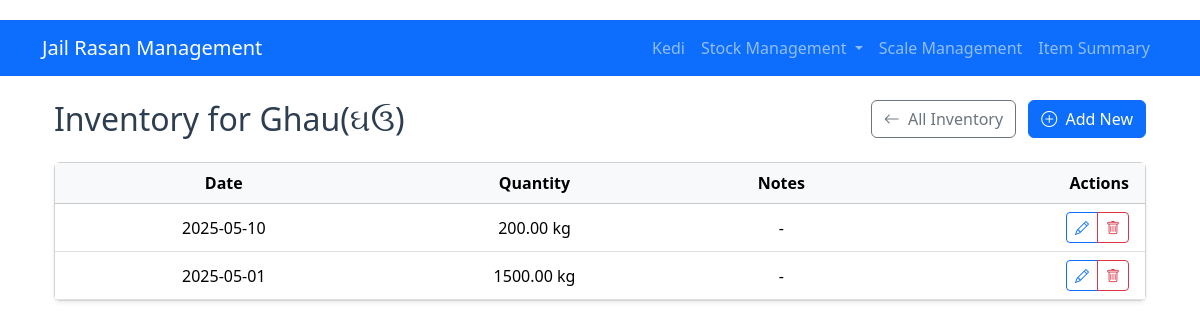
Page /stock_inventory/item/1 on the committed database.
### models.py (models this page shows, shortened)
class StockItem(db.Model):
    id = db.Column(db.Integer, primary_key=True)
    item_name = db.Column(db.String(100), nullable=False)
    description = db.Column(db.Text)
    unit = db.Column(db.String(20), nullable=False)  # kg, g, l, ml, etc.
    created_at = db.Column(db.DateTime, default=datetime.utcnow)

class StockInventory(db.Model):
    id = db.Column(db.Integer, primary_key=True)
    stock_item_id = db.Column(db.Integer, db.ForeignKey('stock_item.id'), nullable=False)
    quantity = db.Column(db.Float, nullable=False)
    date = db.Column(db.Date, nullable=False)
    notes = db.Column(db.Text)
    stock_item = db.relationship('StockItem', backref='inventory')

### app.py (the view)
@app.route('/stock_inventory/item/<int:item_id>')
def stock_inventory_by_item(item_id):
    item = StockItem.query.get_or_404(item_id)
    inventory = StockInventory.query.filter_by(stock_item_id=item_id)\
                   .order_by(StockInventory.date.desc())\
                   .all()
    return render_template('stock_inventory/list_by_item.html',
                         inventory=inventory,
                         item=item)

### templates/stock_inventory/list_by_item.html (shortened to what this page needs)
{% extends "base.html" %}
{% block content %}
<div class="container mt-4">
    <div class="d-flex justify-content-between align-items-center mb-4">
        <h2 class="mb-0">Inventory for {{ item.item_name }}</h2>
        <div>
            <a href="{{ url_for('stock_inventory') }}" class="btn btn-outline-secondary me-2">
                <i class="bi bi-arrow-left me-1"></i> All Inventory
            </a>
            <a href="{{ url_for('add_stock_inventory') }}" class="btn btn-primary">
                <i class="bi bi-plus-circle me-1"></i> Add New
            </a>
        </div>
    </div>
    <div class="card shadow-sm">
        <div class="card-body p-0">
            <div class="table-responsive">
                <table class="table table-hover align-middle mb-0">
                    <thead class="table-light">
                        <tr>
                            <th class="ps-3">Date</th>
                            <th>Quantity</th>
                            <th>Notes</th>
                            <th class="text-end pe-3">Actions</th>
                        </tr>
                    </thead>
                    <tbody>
                        {% for entry in inventory %}
                        <tr>
                            <td class="ps-3">{{ entry.date.strftime('%Y-%m-%d') }}</td>
                            <td>{{ "%.2f"|format(entry.quantity) }} {{ item.unit }}</td>
                            <td>{{ entry.notes or '-' }}</td>
                            <td class="text-end pe-3">
                                <div class="btn-group" role="group">
                                    <a href="{{ url_for('edit_stock_inventory', id=entry.id) }}"
                                       class="btn btn-sm btn-outline-primary"
                                       data-bs-toggle="tooltip" title="Edit">
                                        <i class="bi bi-pencil"></i>
                                    </a>
                                    <a href="{{ url_for('delete_stock_inventory', id=entry.id) }}"
                                       class="btn btn-sm btn-outline-danger"
                                       data-bs-toggle="tooltip" title="Delete"
                                       onclick="return confirm('Delete this entry?')">
                                        <i class="bi bi-trash"></i>
                                    </a>
                                </div>
                            </td>
                        </tr>
                        {% else %}
                        <tr>
                            <td colspan="4" class="text-center py-4 text-muted">
                                No inventory entries found for this item
                            </td>
                        </tr>
                        {% endfor %}
                    </tbody>
                </table>
            </div>
        </div>
    </div>
</div>
{% endblock %}

### static/style.css (style rules this page uses)
body { padding-top: 20px; padding-bottom: 20px; }
.table th, .table td { vertical-align: middle; text-align: center; }
h2, h4 { color: #2c3e50; }

### rows in the picture
StockItem: item_name "Ghau(ઘઉ)", unit "kg"
StockInventory: date "2025-05-10", quantity "200.00", notes "-"
StockInventory: date "2025-05-01", quantity "1500.00", notes "-"
